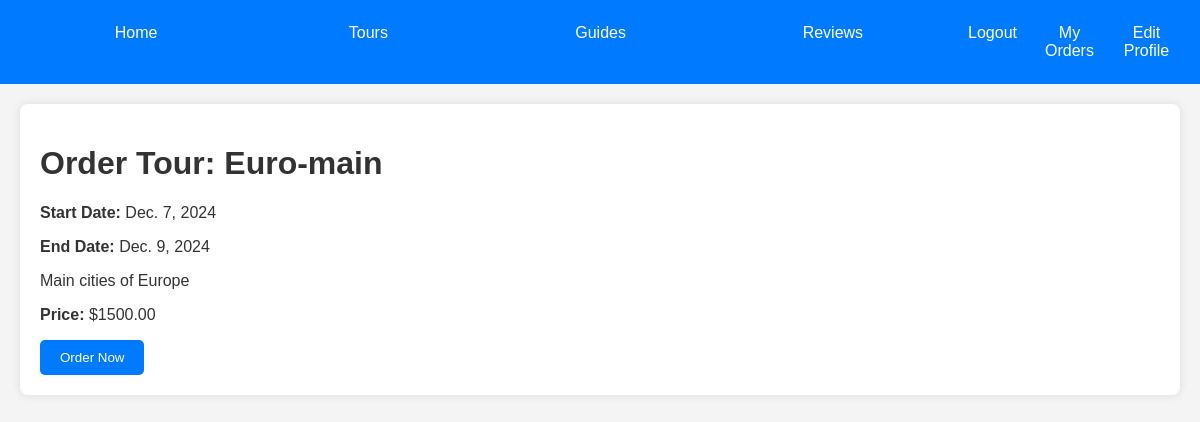
The page /tours/tours/5/order/ (signed in) on the database its author committed.
### tours/models.py (models this page shows, shortened)
class Tour(models.Model):
    name_tour = models.CharField(max_length = 50)
    date_of_start = models.DateField(null = True, blank = True)
    date_of_end = models.DateField(null = True, blank = True)
    description = models.TextField()
    price = models.DecimalField(max_digits=10, decimal_places=2, null=True, blank=True)

### tours/views.py (the view)
# urls.py: path('tours/<int:tour_id>/order/', views.order_tour, name='order_tour'),
@login_required
def order_tour(request, tour_id):
    tour = get_object_or_404(Tour, id=tour_id)
    if request.method == 'POST':
        order = Order.objects.create(user=request.user, tour=tour, status='Booked')
        return redirect('order_success')
    return render(request, 'tours/order_tour.html', {'tour': tour})

### tours/templates/tours/order_tour.html (shortened to what this page needs)
{% extends 'base.html' %}
{% block content %}
    <h1>Order Tour: {{ tour.name_tour }}</h1>
    <p><strong>Start Date:</strong> {{ tour.date_of_start }}</p>
    <p><strong>End Date:</strong> {{ tour.date_of_end }}</p>
    <p>{{ tour.description }}</p>
    <p><strong>Price:</strong> ${{ tour.price }}</p>
    <form method="post" action="">
        <button type="submit" class="button">Order Now</button>
    </form>
{% endblock %}

### tours/templates/base.html (style rules this page uses)
body { font-family: Arial, sans-serif; margin: 0; padding: 0; background-color: #f4f4f4; color: #333; }
.button { background-color: #007bff; color: white; border: none; padding: 10px 20px; border-radius: 5px; cursor: pointer; transition: background-color 0.3s; }

### rows shown on the page
Tour: name_tour "Euro-main", date_of_start "Dec. 7, 2024", date_of_end "Dec. 9, 2024", description "Main cities of Europe", price "1500.00"
